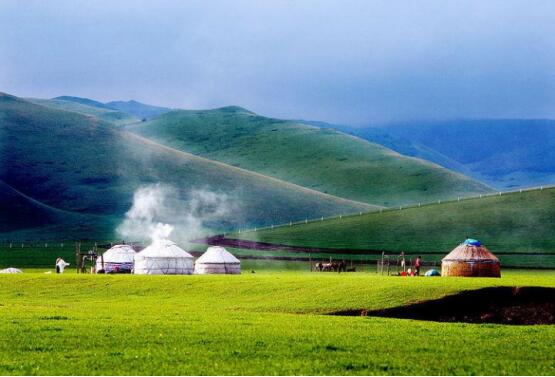
#> input picture HW2/test.jpg, 555 x 377 px
$ python PCA_Image.py
#> lines starting #> are read from the running program, lines starting #| are printed output that depends on the picture
import numpy as np
import matplotlib.pyplot as plt
from skimage import io
from sklearn.decomposition import PCA

A = io.imread('test.jpg')
#> A is the input picture: shape (377, 555, 3); mean R, G, B 107.8, 137.8, 123.2
A = A / 255  # RGB的三个值[0,255]，将它们范围设置为[0,1]

R, G, B = A[:, :, 0], A[:, :, 1], A[:, :, 2]
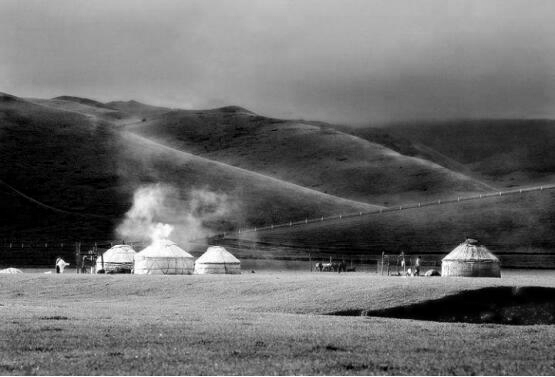
#> R: shape (377, 555) float64; min 0, max 1, mean 0.423
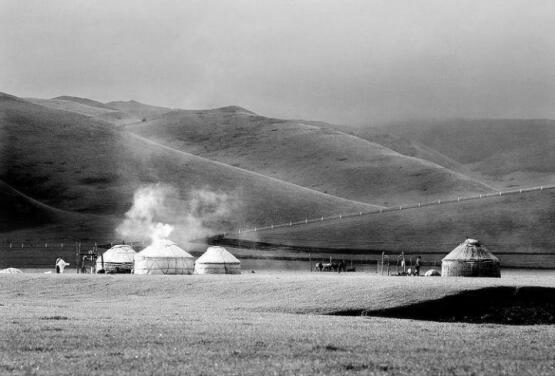
#> G: shape (377, 555) float64; min 0, max 1, mean 0.54
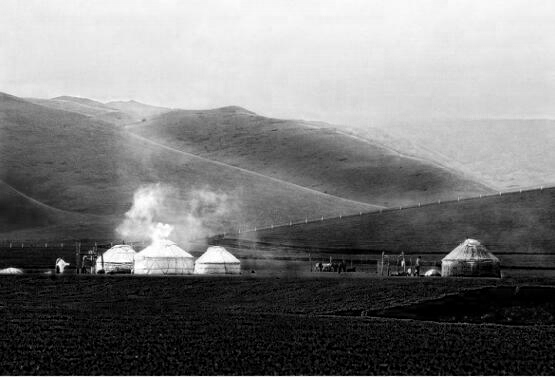
#> B: shape (377, 555) float64; min 0, max 1, mean 0.483


def pca(X, K):
    pca = PCA(n_components=K).fit(X)
    X_new = pca.transform(X)
    X_new = pca.inverse_transform(X_new)
    return X_new


ratio = [0.01, 0.02, 0.05, 0.1, 0.2, 0.3]
index = []
for i in ratio:
    index.append(int(555 * i))

for k in index:
    R_new, G_new, B_new = pca(R, k), pca(G, k), pca(B, k)

    A_new = np.zeros(A.shape)
    A_new[:, :, 0] = R_new
    A_new[:, :, 1] = G_new
    A_new[:, :, 2] = B_new

    fig, ax_array = plt.subplots(nrows=1, ncols=1, figsize=(64, 64))
    cmap_list = ['Reds', 'Greens', 'Blues']
    ax_array.imshow(A_new[:, :, :])
    ax_array.set_xticks([])
    ax_array.set_yticks([])
    ax_array.set_title("Image", size=30, color='g')
    plt.show()
#> this loop made 6 passes
#> pass 1, in pca (call 2), `X_new = pca.inverse_transform(X_new)`:
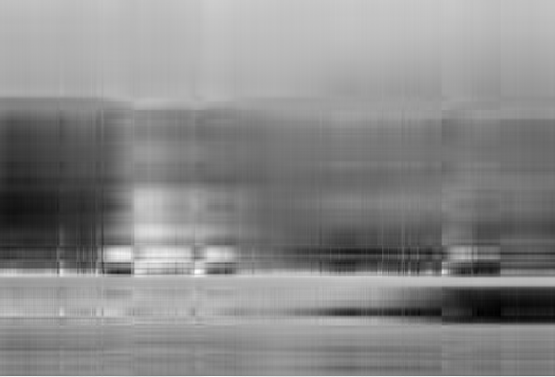
#> X_new: shape (377, 555) float64; min -0.115, max 1.09, mean 0.54; drawn with min black and max white
#> pass 1, in pca (call 3), `X_new = pca.inverse_transform(X_new)`:
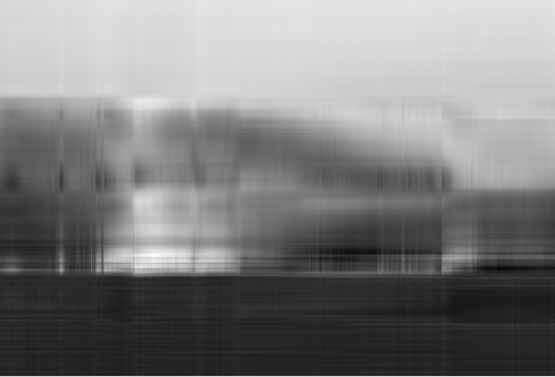
#> X_new: shape (377, 555) float64; min -0.124, max 1.1, mean 0.483; drawn with min black and max white
#> pass 1, `plt.show()`:
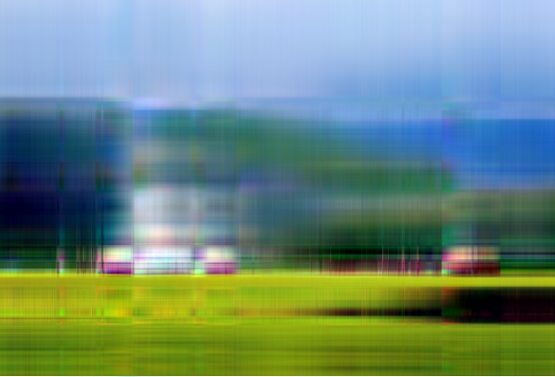
#> shown: shape (377, 555, 3) float64; mean R, G, B 0.423, 0.541, 0.483
#> pass 2, `plt.show()`:
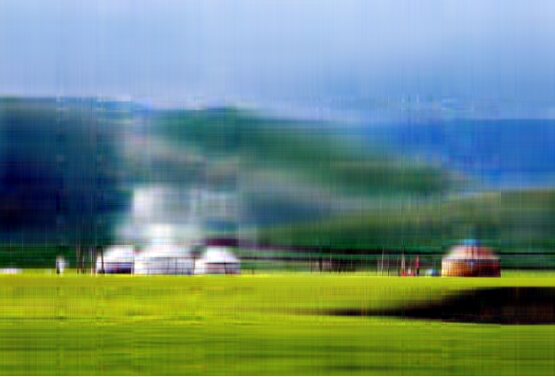
#> shown: shape (377, 555, 3) float64; mean R, G, B 0.423, 0.541, 0.483
